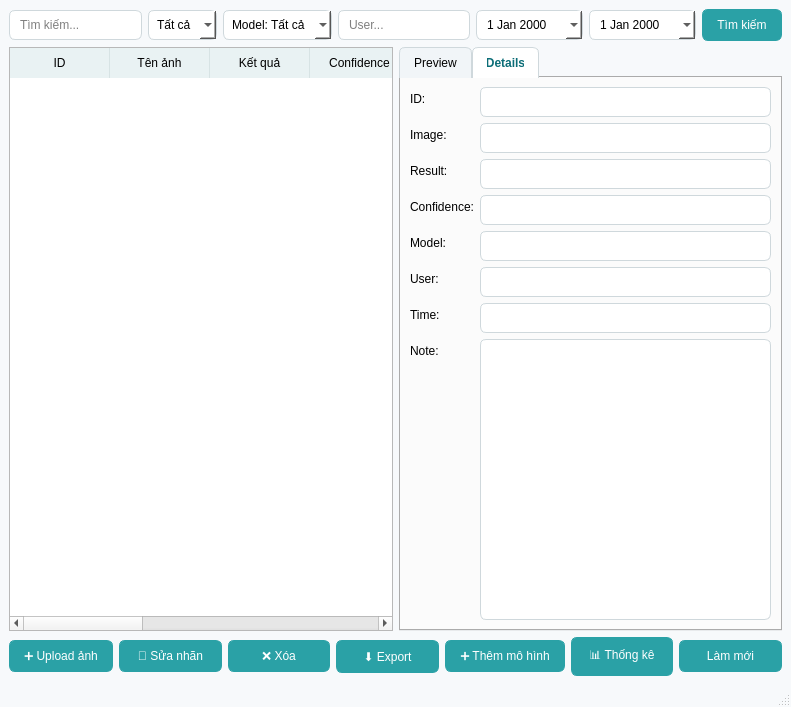
<?xml version="1.0" encoding="UTF-8"?>
<ui version="4.0">
 <class>MainWindow_DataManagement</class>
 <widget class="QMainWindow" name="MainWindow_DataManagement">
  <property name="geometry">
   <rect>
    <x>0</x>
    <y>0</y>
    <width>791</width>
    <height>707</height>
   </rect>
  </property>
  <property name="windowTitle">
   <string>Fruit ML - Data Management</string>
  </property>
  <property name="styleSheet">
   <string>
    * { font-family: &quot;Segoe UI&quot;; }
    QMainWindow { background: #f7f9fb; }
    QGroupBox { border: 1px solid #e1e5ea; border-radius: 8px; margin-top: 16px; }
    QGroupBox::title { subcontrol-origin: margin; subcontrol-position: top left; padding: 4px 8px; color: #0b6d77; font-weight: 600; }
    QPushButton { padding: 8px 14px; border-radius: 6px; border: 1px solid #2aa1a6; background: #2aa1a6; color: white; }
    QPushButton:hover { background: #238a8f; }
    QPushButton#btnLogout { background: #f44336; border-color: #f44336; }
    QLineEdit, QComboBox, QDateEdit, QTextEdit { border: 1px solid #cfd8dc; border-radius: 6px; padding: 6px 8px; background: white; }
    QTabBar::tab { padding: 8px 14px; border: 1px solid #cfd8dc; border-bottom: none; background: #f1f5f8; border-top-left-radius: 6px; border-top-right-radius: 6px; }
    QTabBar::tab:selected { background: white; color: #0b6d77; font-weight: 600; }
    QHeaderView::section { background:#e9f2f3; padding: 6px; border: none; border-right:1px solid #d7e3e4; }
    QTableView { gridline-color:#e3ecee; selection-background-color:#b2ebf2; selection-color:#003b40; }
    </string>
  </property>
  <widget class="QWidget" name="centralwidget">
   <layout class="QVBoxLayout" name="vlRoot">
    <item>
     <layout class="QHBoxLayout" name="layoutToolbar">
      <item>
       <widget class="QLineEdit" name="txtSearchData">
        <property name="placeholderText">
         <string>Tìm kiếm...</string>
        </property>
       </widget>
      </item>
      <item>
       <widget class="QComboBox" name="comboLabelFilter">
        <item>
         <property name="text">
          <string>Tất cả</string>
         </property>
        </item>
        <item>
         <property name="text">
          <string>Good</string>
         </property>
        </item>
        <item>
         <property name="text">
          <string>Bad</string>
         </property>
        </item>
       </widget>
      </item>
      <item>
       <widget class="QComboBox" name="comboModelFilter">
        <item>
         <property name="text">
          <string>Model: Tất cả</string>
         </property>
        </item>
       </widget>
      </item>
      <item>
       <widget class="QLineEdit" name="txtUserFilter">
        <property name="placeholderText">
         <string>User...</string>
        </property>
       </widget>
      </item>
      <item>
       <widget class="QDateEdit" name="dateFrom">
        <property name="calendarPopup">
         <bool>true</bool>
        </property>
       </widget>
      </item>
      <item>
       <widget class="QDateEdit" name="dateTo">
        <property name="calendarPopup">
         <bool>true</bool>
        </property>
       </widget>
      </item>
      <item>
       <widget class="QPushButton" name="btnRefreshData">
        <property name="text">
         <string>Tìm kiếm</string>
        </property>
       </widget>
      </item>
     </layout>
    </item>
    <item>
     <layout class="QHBoxLayout" name="layoutMain">
      <item>
       <widget class="QTableWidget" name="tblData">
        <column>
         <property name="text">
          <string>ID</string>
         </property>
        </column>
        <column>
         <property name="text">
          <string>Tên ảnh</string>
         </property>
        </column>
        <column>
         <property name="text">
          <string>Kết quả</string>
         </property>
        </column>
        <column>
         <property name="text">
          <string>Confidence</string>
         </property>
        </column>
        <column>
         <property name="text">
          <string>Người dùng</string>
         </property>
        </column>
        <column>
         <property name="text">
          <string>Mô hình</string>
         </property>
        </column>
        <column>
         <property name="text">
          <string>Thời gian</string>
         </property>
        </column>
        <column>
         <property name="text">
          <string>True Label</string>
         </property>
        </column>
        <column>
         <property name="text">
          <string>Relabelled</string>
         </property>
        </column>
       </widget>
      </item>
      <item>
       <widget class="QTabWidget" name="tabRight">
        <property name="currentIndex">
         <number>1</number>
        </property>
        <widget class="QWidget" name="tabPreview">
         <attribute name="title">
          <string>Preview</string>
         </attribute>
         <layout class="QVBoxLayout" name="vlPrev">
          <item>
           <widget class="QLabel" name="labelPreview">
            <property name="minimumSize">
             <size>
              <width>360</width>
              <height>242</height>
             </size>
            </property>
            <property name="styleSheet">
             <string>QLabel#labelPreview { background:#eef6f7; border:1px dashed #b2c7c9; min-height:240px; }</string>
            </property>
            <property name="frameShape">
             <enum>QFrame::Box</enum>
            </property>
            <property name="text">
             <string>Ảnh</string>
            </property>
            <property name="scaledContents">
             <bool>true</bool>
            </property>
            <property name="alignment">
             <set>Qt::AlignCenter</set>
            </property>
           </widget>
          </item>
         </layout>
        </widget>
        <widget class="QWidget" name="tabDetails">
         <attribute name="title">
          <string>Details</string>
         </attribute>
         <layout class="QFormLayout" name="formDetails">
          <item row="0" column="0">
           <widget class="QLabel" name="lblDId">
            <property name="text">
             <string>ID:</string>
            </property>
           </widget>
          </item>
          <item row="0" column="1">
           <widget class="QLineEdit" name="txtDId">
            <property name="readOnly">
             <bool>true</bool>
            </property>
           </widget>
          </item>
          <item row="1" column="0">
           <widget class="QLabel" name="lblDImage">
            <property name="text">
             <string>Image:</string>
            </property>
           </widget>
          </item>
          <item row="1" column="1">
           <widget class="QLineEdit" name="txtDImage">
            <property name="readOnly">
             <bool>true</bool>
            </property>
           </widget>
          </item>
          <item row="2" column="0">
           <widget class="QLabel" name="lblDResult">
            <property name="text">
             <string>Result:</string>
            </property>
           </widget>
          </item>
          <item row="2" column="1">
           <widget class="QLineEdit" name="txtDResult"/>
          </item>
          <item row="3" column="0">
           <widget class="QLabel" name="lblDConf">
            <property name="text">
             <string>Confidence:</string>
            </property>
           </widget>
          </item>
          <item row="3" column="1">
           <widget class="QLineEdit" name="txtDConf"/>
          </item>
          <item row="4" column="0">
           <widget class="QLabel" name="lblDModel">
            <property name="text">
             <string>Model:</string>
            </property>
           </widget>
          </item>
          <item row="4" column="1">
           <widget class="QLineEdit" name="txtDModel"/>
          </item>
          <item row="5" column="0">
           <widget class="QLabel" name="lblDUser">
            <property name="text">
             <string>User:</string>
            </property>
           </widget>
          </item>
          <item row="5" column="1">
           <widget class="QLineEdit" name="txtDUser"/>
          </item>
          <item row="6" column="0">
           <widget class="QLabel" name="lblDTime">
            <property name="text">
             <string>Time:</string>
            </property>
           </widget>
          </item>
          <item row="6" column="1">
           <widget class="QLineEdit" name="txtDTime"/>
          </item>
          <item row="7" column="0">
           <widget class="QLabel" name="lblDNote">
            <property name="text">
             <string>Note:</string>
            </property>
           </widget>
          </item>
          <item row="7" column="1">
           <widget class="QTextEdit" name="txtDNote"/>
          </item>
         </layout>
        </widget>
       </widget>
      </item>
     </layout>
    </item>
    <item>
     <layout class="QHBoxLayout" name="layoutActions">
      <item>
       <widget class="QPushButton" name="btnAddImage">
        <property name="text">
         <string>➕ Upload ảnh</string>
        </property>
       </widget>
      </item>
      <item>
       <widget class="QPushButton" name="btnRelabel">
        <property name="text">
         <string>📝 Sửa nhãn</string>
        </property>
       </widget>
      </item>
      <item>
       <widget class="QPushButton" name="btnDelete">
        <property name="text">
         <string>❌ Xóa</string>
        </property>
       </widget>
      </item>
      <item>
       <widget class="QPushButton" name="btnExport">
        <property name="text">
         <string>⬇️ Export</string>
        </property>
       </widget>
      </item>
      <item>
       <widget class="QPushButton" name="btnAddModel">
        <property name="text">
         <string>➕ Thêm mô hình</string>
        </property>
       </widget>
      </item>
      <item>
       <widget class="QPushButton" name="btnStatistics">
        <property name="text">
         <string>📊 Thống kê</string>
        </property>
       </widget>
      </item>
      <item>
       <widget class="QPushButton" name="btnRefresh">
        <property name="text">
         <string>Làm mới</string>
        </property>
       </widget>
      </item>
     </layout>
    </item>
   </layout>
  </widget>
  <widget class="QStatusBar" name="statusbar"/>
 </widget>
 <resources/>
 <connections/>
</ui>
